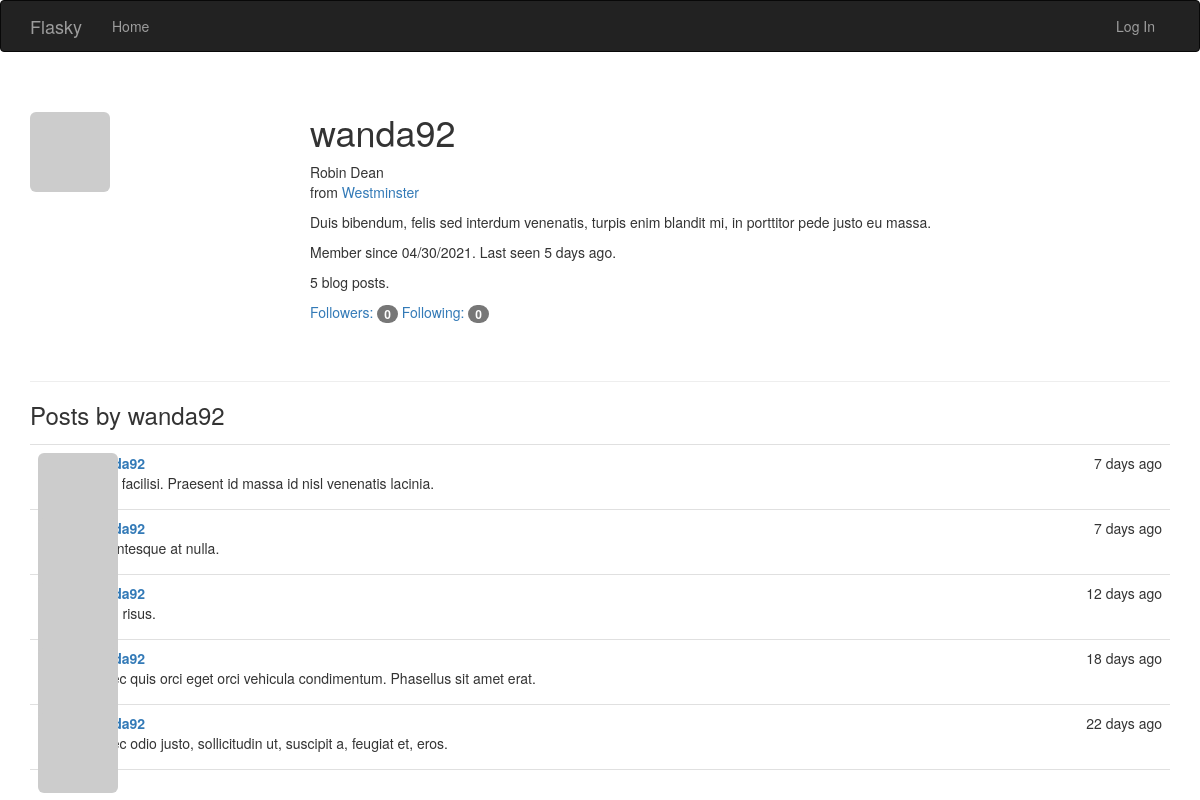
Screenshot of /user/wanda92 with the database file from the repository.
### app/models.py (models this page shows, shortened)
class User(UserMixin, db.Model):
    __tablename__ = 'users'
    id = db.Column(db.Integer, primary_key=True)
    email = db.Column(db.String(64), unique=True, index=True)
    username = db.Column(db.String(64), unique=True, index=True)
    role_id = db.Column(db.Integer, db.ForeignKey('roles.id'))
    password_hash = db.Column(db.String(128))
    confirmed = db.Column(db.Boolean, default=False)
    avatar_hash = db.Column(db.String(32))
    name = db.Column(db.String(64))
    location = db.Column(db.String(64))
    about_me = db.Column(db.Text())
    member_since = db.Column(db.DateTime(), default=datetime.utcnow())
    last_seen = db.Column(db.DateTime(), default=datetime.utcnow())
    posts = db.relationship('Post', backref='author', lazy='dynamic')
    followed = db.relationship('Follow',
                               foreign_keys=[Follow.follower_id],
                               backref=db.backref('follower', lazy='joined'),
                               lazy='dynamic',
                               cascade='all, delete-orphan')
    followers = db.relationship('Follow',
                                foreign_keys=[Follow.followed_id],
                                backref=db.backref('followed', lazy='joined'),
                                lazy='dynamic',
                                cascade='all, delete-orphan')
    def gravatar(self, size=100, default='retro', rating='g'):
        if request.is_secure:
            url = 'https://secure.gravatar.com/avatar'
        else:
            url = 'http://www.gravatar.com/avatar'
        hash = hashlib.md5(self.email.encode('utf-8')).hexdigest()
        return '{url}/{hash}?s={size}&d={default}&r={rating}'.format(
            url=url, hash=hash, size=size, default=default, rating=rating)
    @property
    def password(self):
        raise AttributeError('password is not a readable attribute')

class Post(db.Model):
    __tablename__ = 'posts'
    id = db.Column(db.Integer, primary_key=True)
    body = db.Column(db.Text)
    timestamp = db.Column(db.DateTime, index=True, default=datetime.utcnow)
    author_id = db.Column(db.Integer, db.ForeignKey('users.id'))

### app/main/views.py (the view)
@main.route('/user/<username>')
def user(username):
    user = User.query.filter_by(username=username).first_or_404()
    posts = user.posts.order_by(Post.timestamp.desc()).all()
    return render_template('user.html', user=user, posts=posts)

### app/auth/views.py (called while the page is built)
@auth.before_app_request
def before_request():
    if current_user.is_authenticated:
        current_user.ping()
        if not current_user.confirmed \
                and request.endpoint \
                and request.blueprint != 'auth' \
                and request.endpoint != 'static':
            return redirect(url_for('auth.unconfirmed'))

### app/main/__init__.py (called while the page is built)
@main.app_context_processor
def inject_permissions():
    return dict(Permission=Permission)

### app/models.py (called while the page is built)
    def can(self, permissions):
        return False

    def is_administrator(self):
        return False

### app/templates/user.html (shortened to what this page needs)
{% extends "base.html" %}
{% import "_macros.html" as macros %}
{% block page_content %}
<div class="page-header">
    <img class="img-rounded profile-thumbnail" src="{{ user.gravatar(size=256) }}">
    <div class="profile-header">
        <h1>{{ user.username }}</h1>
        {% if user.name or user.location %}
        <p>
            {% if user.name %}{{ user.name }}<br>{% endif %}
            {% if user.location %}
            from <a href="http://maps.google.com/?q={{ user.location }}">{{ user.location }}</a><br>
            {% endif %}
        </p>
        {% endif %}
        {% if user.about_me %}<p>{{ user.about_me }}</p>{% endif %}
        <p>Member since {{ moment(user.member_since).format('L') }}. Last seen {{ moment(user.last_seen).fromNow() }}.
        </p>
        <p>{{ user.posts.count() }} blog posts.</p>
        <p>
            <a href="{{ url_for('.followers', username=user.username) }}">Followers: <span class="badge">{{
                    user.followers.count()-1 }}</span></a>
            <a href="{{ url_for('.followed_by', username=user.username) }}">Following: <span class="badge">{{
                    user.followed.count()-1 }}</span></a>
        </p>
    </div>
</div>
<h3>Posts by {{ user.username }}</h3>
{% include '_posts.html' %}
{% endblock %}

### app/templates/base.html (shortened to what this page needs)
{% extends "bootstrap/base.html" %}
{% block head %}
{{ super() }}
<link rel="stylesheet" type="text/css" href="{{ url_for('static', filename='styles.css') }}">
{% endblock %}
{% block navbar %}
<div class="navbar navbar-inverse" role="navigation">
    <div class="container">
        <div class="navbar-header">
            <a class="navbar-brand" href="{{ url_for('main.index') }}">Flasky</a>
        </div>
        <div class="navbar-collapse collapse">
            <ul class="nav navbar-nav">
                <li><a href="{{ url_for('main.index') }}">Home</a></li>
            </ul>
            <ul class="nav navbar-nav navbar-right">
                {% if current_user.is_authenticated %}
                <li class="dropdown">
                    <a href="#" class="dropdown-toggle" data-toggle="dropdown">
                        <img src="{{ current_user.gravatar(size=18) }}">
                        Account <b class="caret"></b>
                    </a>
                    <ul class="dropdown-menu">
                        <li><a href="{{ url_for('auth.logout') }}">Log Out</a></li>
                    </ul>
                </li>
                {% else %}
                <li><a href="{{ url_for('auth.login') }}">Log In</a></li>
                {% endif %}
            </ul>
        </div>
    </div>
</div>
{% endblock %}
{% block content %}
<div class="container">
    {% block page_content %}{% endblock %}
</div>
{% endblock %}

### app/templates/_posts.html
<ul class="posts">
    {% for post in posts %}
    <li class="post">
        <div class="post-thumbnail">
            <a href="{{ url_for('.user', username=post.author.username) }}">
                <img class="img-rounded profile-thumbnail" src="{{ post.author.gravatar(size=40) }}">
            </a>
        </div>
        <div class="post-content">
            <div class="post-date">{{ moment(post.timestamp).fromNow() }}</div>
            <div class="post-author"><a href="{{ url_for('.user', username=post.author.username) }}">{{
                    post.author.username }}</a></div>
            <div class="post-body">{{ post.body }}</div>
        </div>
    </li>
    {% endfor %}
</ul>

### app/static/styles.css (style rules this page uses)
.profile-thumbnail { position: absolute; }
.profile-header { min-height: 260px; margin-left: 280px; }
ul.posts { list-style-type: none; padding: 0px; margin: 16px 0px 0px 0px; border-top: 1px solid #e0e0e0; }
ul.posts li.post { padding: 8px; border-bottom: 1px solid #e0e0e0; }
div.post-date { float: right; }
div.post-author { font-weight: bold; }
div.post-thumbnail { position: absolute; }
div.post-content { margin-left: 48px; min-height: 48px; }

### rows the page displays
User: username "wanda92", name "Robin Dean", location "Westminster", about_me "Duis bibendum, felis sed interdum venenatis, turpis enim blandit mi, in porttitor pede justo eu massa.", member_since "04/30/2021", last_seen "5 days ago"
Post: timestamp "7 days ago", body "Nulla facilisi. Praesent id massa id nisl venenatis lacinia."
Post: timestamp "7 days ago", body "Pellentesque at nulla."
Post: timestamp "12 days ago", body "Proin risus."
Post: timestamp "18 days ago", body "Donec quis orci eget orci vehicula condimentum. Phasellus sit amet erat."
Post: timestamp "22 days ago", body "Donec odio justo, sollicitudin ut, suscipit a, feugiat et, eros."

### other values shown
{{ user.posts.count() }} "5"
{{ user.followers.count()-1 }} "0"
{{ user.followed.count()-1 }} "0"
